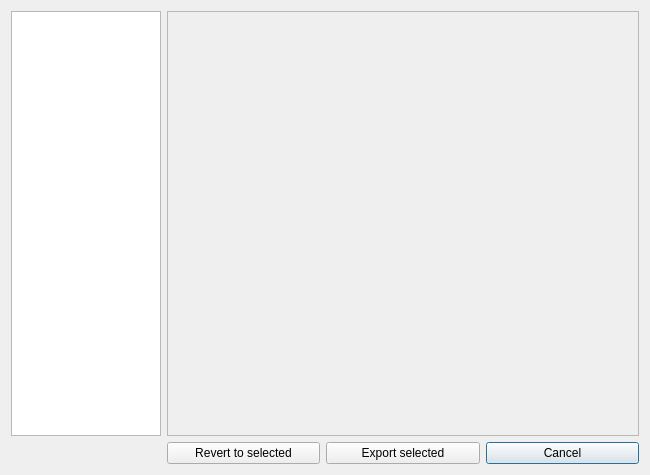
<?xml version="1.0" encoding="UTF-8"?>
<ui version="4.0">
 <class>PresetHistoryDialog</class>
 <widget class="QDialog" name="PresetHistoryDialog">
  <property name="geometry">
   <rect>
    <x>0</x>
    <y>0</y>
    <width>650</width>
    <height>475</height>
   </rect>
  </property>
  <property name="sizePolicy">
   <sizepolicy hsizetype="Fixed" vsizetype="Preferred">
    <horstretch>0</horstretch>
    <verstretch>0</verstretch>
   </sizepolicy>
  </property>
  <property name="windowTitle">
   <string>Preset History</string>
  </property>
  <layout class="QGridLayout" name="gridLayout">
   <item row="3" column="3">
    <widget class="QPushButton" name="cancel_button">
     <property name="text">
      <string>Cancel</string>
     </property>
    </widget>
   </item>
   <item row="3" column="1">
    <widget class="QPushButton" name="accept_button">
     <property name="text">
      <string>Revert to selected</string>
     </property>
    </widget>
   </item>
   <item row="0" column="0">
    <widget class="QListWidget" name="version_widget">
     <property name="minimumSize">
      <size>
       <width>150</width>
       <height>0</height>
      </size>
     </property>
     <property name="maximumSize">
      <size>
       <width>150</width>
       <height>16777215</height>
      </size>
     </property>
    </widget>
   </item>
   <item row="0" column="1" colspan="3">
    <widget class="QScrollArea" name="scroll_area">
     <property name="widgetResizable">
      <bool>true</bool>
     </property>
     <widget class="QWidget" name="scroll_contents">
      <property name="geometry">
       <rect>
        <x>0</x>
        <y>0</y>
        <width>482</width>
        <height>439</height>
       </rect>
      </property>
      <layout class="QVBoxLayout" name="scroll_layout">
       <property name="leftMargin">
        <number>2</number>
       </property>
       <property name="topMargin">
        <number>2</number>
       </property>
       <property name="rightMargin">
        <number>2</number>
       </property>
       <property name="bottomMargin">
        <number>2</number>
       </property>
       <item>
        <widget class="QLabel" name="label">
         <property name="textFormat">
          <enum>Qt::MarkdownText</enum>
         </property>
         <property name="alignment">
          <set>Qt::AlignLeading|Qt::AlignLeft|Qt::AlignTop</set>
         </property>
         <property name="wordWrap">
          <bool>true</bool>
         </property>
        </widget>
       </item>
      </layout>
     </widget>
    </widget>
   </item>
   <item row="3" column="2">
    <widget class="QPushButton" name="export_button">
     <property name="text">
      <string>Export selected</string>
     </property>
    </widget>
   </item>
  </layout>
 </widget>
 <layoutdefault spacing="6" margin="11"/>
 <resources/>
 <connections/>
</ui>
